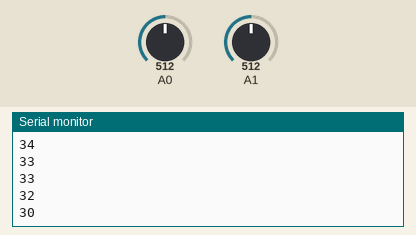
Recording of a sketch running on a simulated Arduino Uno, built with avr-gcc and run on an emulated ATmega328P. On the bench: the last lines printed to the serial monitor. The inputs (shaded band) are chosen by the test bench; at power-on: A1 = 512, A0 = 512.

Above: at 1.2 s.
1.3 s: A1 set to 716
At 1.8 s:
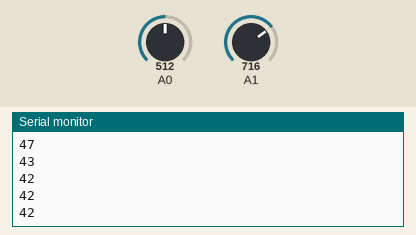
2.8 s: A1 set to 900
At 3.8 s:
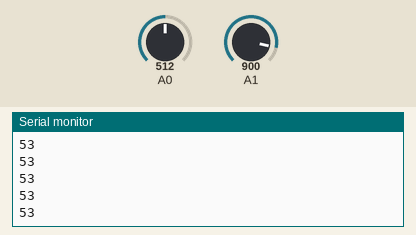
Timing chart, 0 to 5.8 s (numbered marks = the images above; inputs shaded):
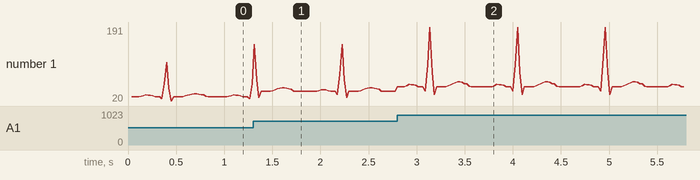

Measured:
- after the input at 1.3 s, the serial monitor: prints a new line at once (image 1)
- after the input at 2.8 s, the serial monitor: prints a new line at once (image 2)
- plotted number 1: 60 → 42 after the input at 1.3 s, 42 → 56 after the input at 2.8 s

The sketch:

ekgtest.ino
```cpp
#include <MsTimer2.h>

int EKG[] = {61, 61, 61, 61, 62, 64, 68, 67, 67, 65, 61, 61, 61, 50, 120, 220, 100, 40, 61, 61, 61, 61, 61, 64, 67, 70, 72, 74, 74, 73, 70, 69, 63, 61, 61, 61, 61, 61};


void vector() {
  static int vectorVar = 0;
  static int test = 0;

  int volumen = analogRead(A1);
  volumen = map(volumen, 0, 1023, 0, 100);
  int maxSize = sizeof(EKG) / sizeof(int);
  test = (volumen * EKG[vectorVar++]) / 100;
  ///Test for end of EKG array
  if (vectorVar >= maxSize) {
    vectorVar = 0;
  }
  Serial.println(test);

  int bpm = map(analogRead(A0), 0, 1023, 40, 7);
  static int bpmNow = 0;
  if (bpmNow != bpm){
    bpmNow = bpm;
    MsTimer2::set(bpmNow, vector);
    MsTimer2::start();
//    Serial.println(bpmNow);
  }
}

void setup() {
  Serial.begin(115200);
  MsTimer2::set(40, vector);
  MsTimer2::start();
  // put your setup code here, to run once:
}

void loop() {

}
```
